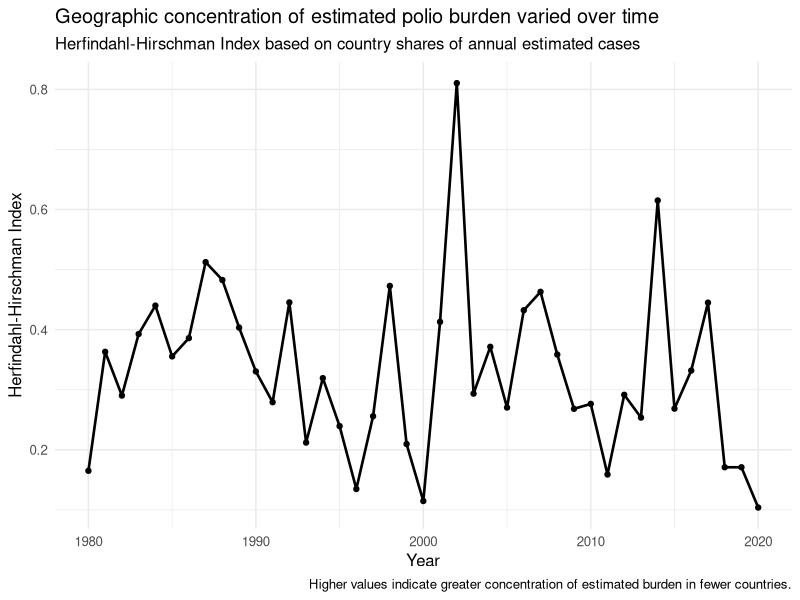
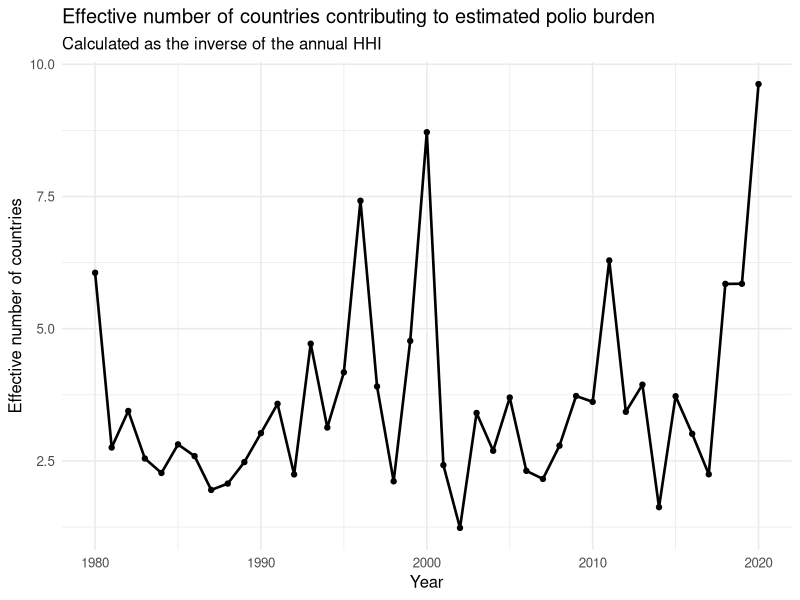
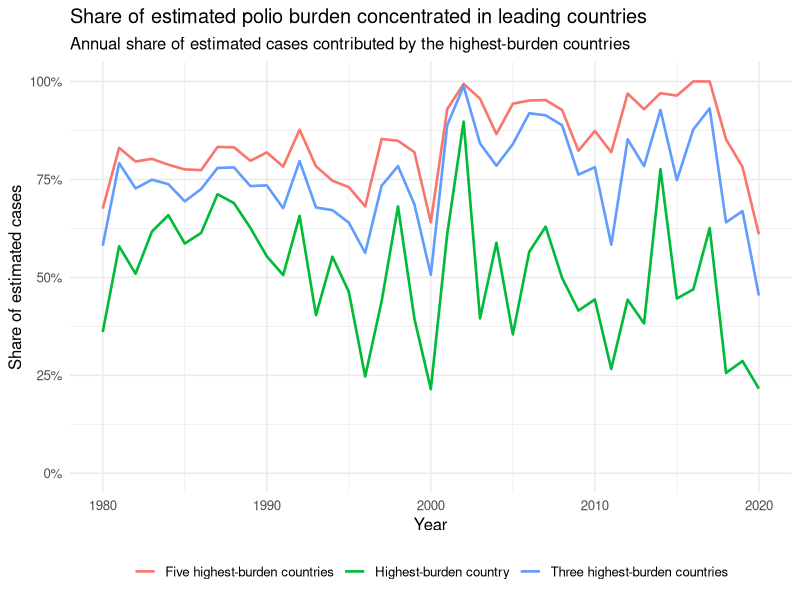
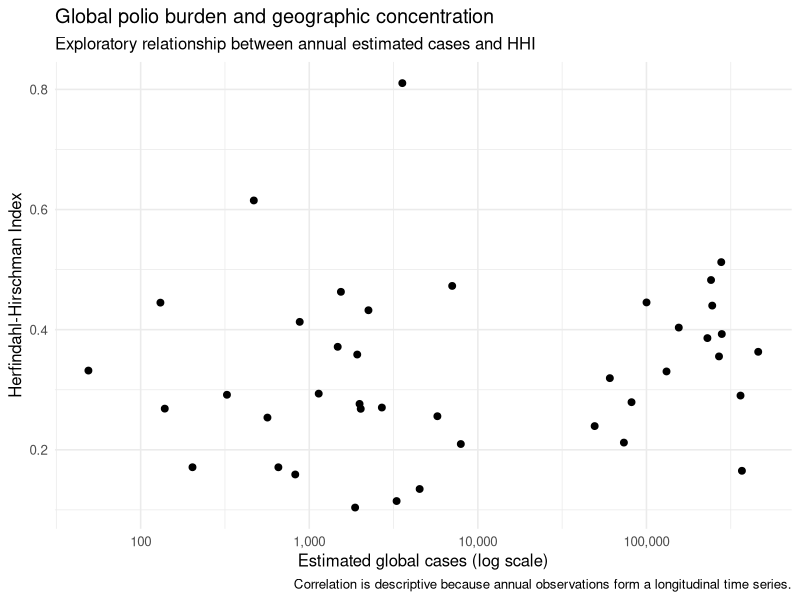
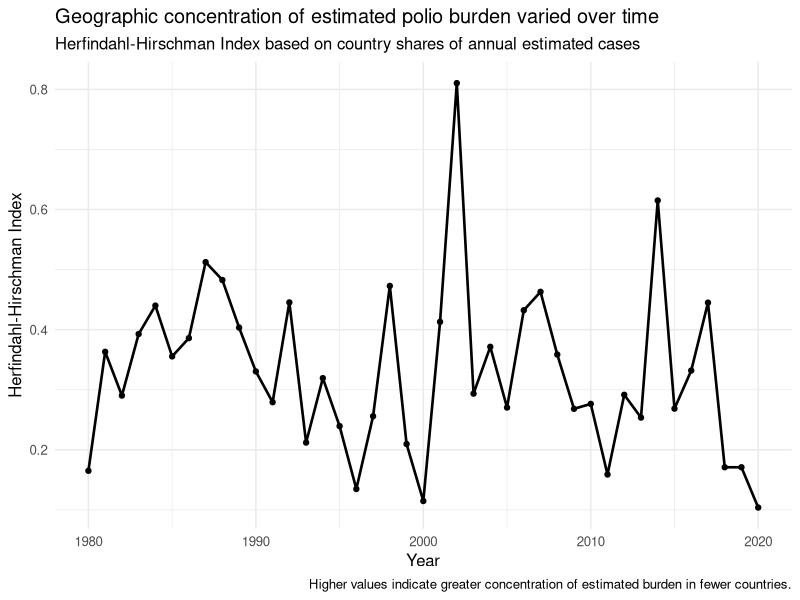
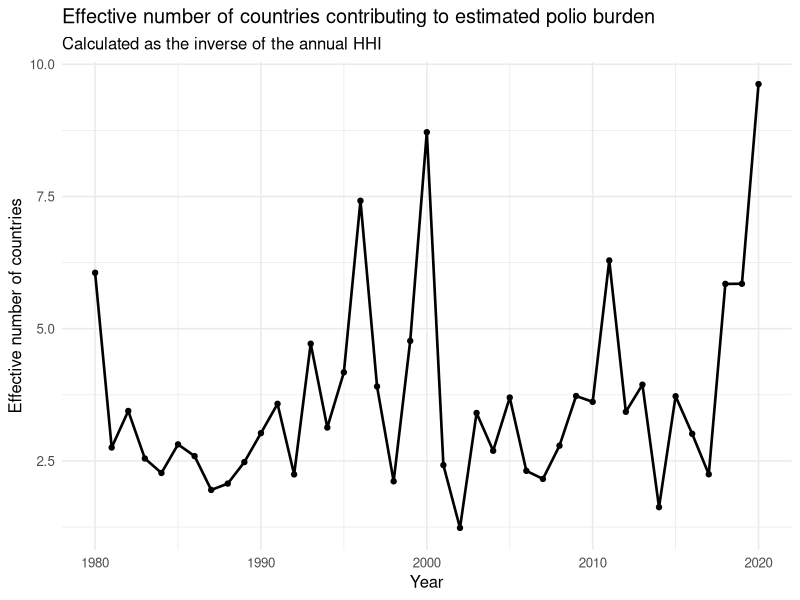
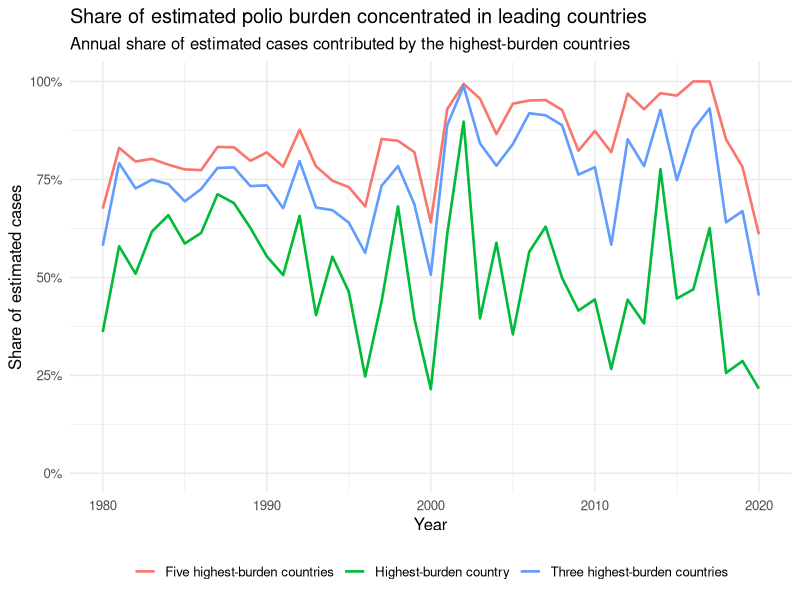
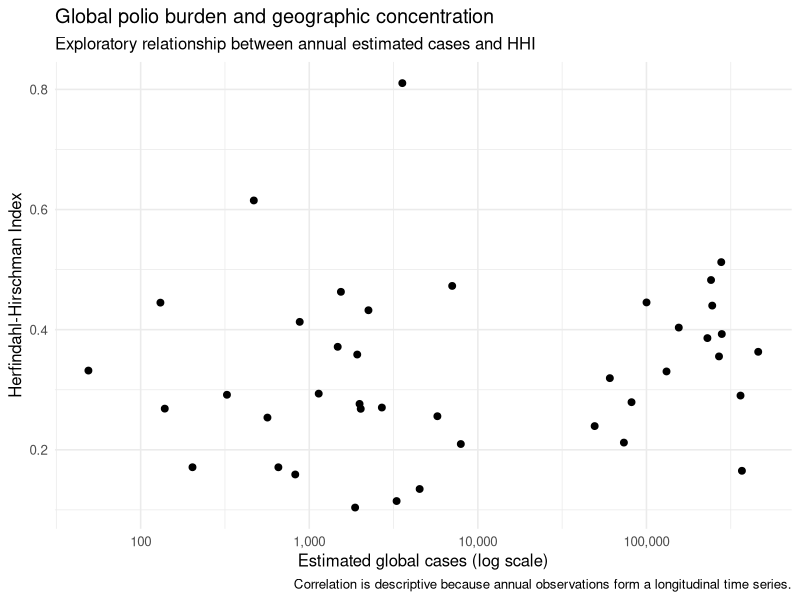

R code for these plots, in order:
# 06_geographic_concentration.R
#
# Project: Polio Eradication



# 1. Load packages 

library(tidyverse)
library(here)
library(scales)


# 2. Create output directories if required 

if (!dir.exists(here("plots"))) {
  dir.create(
    here("plots"),
    recursive = TRUE
  )
}

if (!dir.exists(here("tables"))) {
  dir.create(
    here("tables"),
    recursive = TRUE
  )
}


# IMPORT DATA



# 3. Import country-level polio data

polio_country <- read_csv(
  here(
    "data",
    "processed",
    "polio_country.csv"
  ),
  show_col_types = FALSE
)


# COUNTRY SHARES



# 4. Calculate each country's share of annual estimated cases

country_shares <- polio_country |>
  group_by(year) |>
  mutate(
    
    annual_total_cases =
      sum(
        estimated_cases,
        na.rm = TRUE
      ),
    
    burden_share =
      if_else(
        annual_total_cases > 0,
        estimated_cases /
          annual_total_cases,
        0
      )
  ) |>
  ungroup()


# GEOGRAPHIC CONCENTRATION



# 5. Calculate annual concentration measures

annual_concentration <- country_shares |>
  group_by(year) |>
  summarise(
    
    total_estimated_cases =
      first(
        annual_total_cases
      ),
    
    n_entities_observed =
      n(),
    
    n_entities_with_cases =
      sum(
        estimated_cases > 0
      ),
    
    HHI =
      sum(
        burden_share^2,
        na.rm = TRUE
      ),
    
    effective_number_countries =
      if_else(
        HHI > 0,
        1 / HHI,
        NA_real_
      ),
    
    top_country_share =
      max(
        burden_share,
        na.rm = TRUE
      ) *
      100,
    
    top_three_share =
      sum(
        sort(
          burden_share,
          decreasing = TRUE
        )[1:min(
          3,
          length(
            burden_share
          )
        )],
        na.rm = TRUE
      ) *
      100,
    
    top_five_share =
      sum(
        sort(
          burden_share,
          decreasing = TRUE
        )[1:min(
          5,
          length(
            burden_share
          )
        )],
        na.rm = TRUE
      ) *
      100,
    
    .groups = "drop"
  )


print(
  annual_concentration,
  n = Inf
)


# INTERPRETATION OF HHI



# 6. Identify years with greatest concentration

highest_concentration <- annual_concentration |>
  arrange(
    desc(HHI)
  ) |>
  slice_head(
    n = 10
  )


highest_concentration


# 7. Identify years with lowest concentration

lowest_concentration <- annual_concentration |>
  arrange(HHI) |>
  slice_head(
    n = 10
  )


lowest_concentration


# DOMINANT COUNTRIES



# 8. Identify highest-burden country in each year

annual_top_country <- country_shares |>
  group_by(year) |>
  slice_max(
    order_by = estimated_cases,
    n = 1,
    with_ties = FALSE
  ) |>
  ungroup() |>
  transmute(
    
    year,
    
    entity,
    
    code,
    
    estimated_cases,
    
    burden_share_percent =
      burden_share *
      100
  )


print(
  annual_top_country,
  n = Inf
)


# KEY YEARS



# 9. Summarise concentration at key points in the trajectory

key_concentration_years <- annual_concentration |>
  filter(
    year %in% c(
      1980,
      1990,
      2000,
      2010,
      2016,
      2020
    )
  )


key_concentration_years


# 10. Identify leading countries in key years

key_country_shares <- country_shares |>
  filter(
    year %in% c(
      1980,
      1990,
      2000,
      2010,
      2016,
      2020
    ),
    estimated_cases > 0
  ) |>
  group_by(year) |>
  slice_max(
    order_by = estimated_cases,
    n = 5,
    with_ties = FALSE
  ) |>
  ungroup() |>
  mutate(
    
    burden_share_percent =
      burden_share *
      100
  ) |>
  select(
    year,
    entity,
    code,
    estimated_cases,
    burden_share_percent
  ) |>
  arrange(
    year,
    desc(
      estimated_cases
    )
  )


print(
  key_country_shares,
  n = Inf
)


# HHI OVER TIME



# 11. Plot geographic concentration over time

plot_hhi <- annual_concentration |>
  ggplot(
    aes(
      x = year,
      y = HHI
    )
  ) +
  geom_line(
    linewidth = 0.9
  ) +
  geom_point(
    size = 1.5
  ) +
  labs(
    title = "Geographic concentration of estimated polio burden varied over time",
    subtitle = "Herfindahl-Hirschman Index based on country shares of annual estimated cases",
    x = "Year",
    y = "Herfindahl-Hirschman Index",
    caption = "Higher values indicate greater concentration of estimated burden in fewer countries."
  ) +
  theme_minimal(
    base_size = 12
  )


plot_hhi


ggsave(
  here(
    "plots",
    "10_polio_geographic_concentration_hhi.png"
  ),
  plot_hhi,
  width = 10,
  height = 6,
  dpi = 300
)


# EFFECTIVE NUMBER OF COUNTRIES



# 12. Plot effective number of burden-contributing countries

plot_effective_countries <- annual_concentration |>
  ggplot(
    aes(
      x = year,
      y = effective_number_countries
    )
  ) +
  geom_line(
    linewidth = 0.9
  ) +
  geom_point(
    size = 1.5
  ) +
  labs(
    title = "Effective number of countries contributing to estimated polio burden",
    subtitle = "Calculated as the inverse of the annual HHI",
    x = "Year",
    y = "Effective number of countries"
  ) +
  theme_minimal(
    base_size = 12
  )


plot_effective_countries


ggsave(
  here(
    "plots",
    "11_effective_number_polio_countries.png"
  ),
  plot_effective_countries,
  width = 10,
  height = 6,
  dpi = 300
)


# TOP COUNTRY SHARES



# 13. Prepare top-country concentration measures

top_share_data <- annual_concentration |>
  select(
    year,
    top_country_share,
    top_three_share,
    top_five_share
  ) |>
  pivot_longer(
    cols = c(
      top_country_share,
      top_three_share,
      top_five_share
    ),
    names_to = "measure",
    values_to = "share"
  ) |>
  mutate(
    
    measure =
      recode(
        measure,
        
        "top_country_share" =
          "Highest-burden country",
        
        "top_three_share" =
          "Three highest-burden countries",
        
        "top_five_share" =
          "Five highest-burden countries"
      )
  )


# 14. Plot burden concentration in leading countries

plot_top_shares <- top_share_data |>
  ggplot(
    aes(
      x = year,
      y = share,
      colour = measure
    )
  ) +
  geom_line(
    linewidth = 0.9
  ) +
  scale_y_continuous(
    limits = c(
      0,
      100
    ),
    labels = label_percent(
      scale = 1
    )
  ) +
  labs(
    title = "Share of estimated polio burden concentrated in leading countries",
    subtitle = "Annual share of estimated cases contributed by the highest-burden countries",
    x = "Year",
    y = "Share of estimated cases",
    colour = NULL
  ) +
  theme_minimal(
    base_size = 12
  ) +
  theme(
    legend.position = "bottom"
  )


plot_top_shares


ggsave(
  here(
    "plots",
    "12_polio_top_country_burden_shares.png"
  ),
  plot_top_shares,
  width = 11,
  height = 6,
  dpi = 300
)


# GLOBAL BURDEN VERSUS CONCENTRATION



# 15. Examine relationship between burden and concentration

burden_concentration_relationship <- annual_concentration |>
  filter(
    total_estimated_cases > 0
  ) |>
  summarise(
    
    spearman_rho =
      cor(
        log10(
          total_estimated_cases
        ),
        HHI,
        method = "spearman"
      )
  )


burden_concentration_relationship


# 16. Plot global burden against concentration

plot_burden_concentration <- annual_concentration |>
  filter(
    total_estimated_cases > 0
  ) |>
  ggplot(
    aes(
      x = total_estimated_cases,
      y = HHI
    )
  ) +
  geom_point(
    size = 2
  ) +
  scale_x_log10(
    labels = label_comma()
  ) +
  labs(
    title = "Global polio burden and geographic concentration",
    subtitle = "Exploratory relationship between annual estimated cases and HHI",
    x = "Estimated global cases (log scale)",
    y = "Herfindahl-Hirschman Index",
    caption = "Correlation is descriptive because annual observations form a longitudinal time series."
  ) +
  theme_minimal(
    base_size = 12
  )


plot_burden_concentration


ggsave(
  here(
    "plots",
    "13_global_burden_vs_concentration.png"
  ),
  plot_burden_concentration,
  width = 9,
  height = 6,
  dpi = 300
)


# SAVE OUTPUTS



write_csv(
  country_shares,
  here(
    "data",
    "processed",
    "polio_country_burden_shares.csv"
  )
)


write_csv(
  annual_concentration,
  here(
    "tables",
    "polio_annual_concentration.csv"
  )
)


write_csv(
  highest_concentration,
  here(
    "tables",
    "polio_highest_concentration_years.csv"
  )
)


write_csv(
  lowest_concentration,
  here(
    "tables",
    "polio_lowest_concentration_years.csv"
  )
)


write_csv(
  annual_top_country,
  here(
    "tables",
    "polio_annual_top_country.csv"
  )
)


write_csv(
  key_concentration_years,
  here(
    "tables",
    "polio_key_concentration_years.csv"
  )
)


write_csv(
  key_country_shares,
  here(
    "tables",
    "polio_key_country_shares.csv"
  )
)


write_csv(
  burden_concentration_relationship,
  here(
    "tables",
    "polio_burden_concentration_relationship.csv"
  )
)



message(
  "Polio geographic concentration analysis complete."
)
